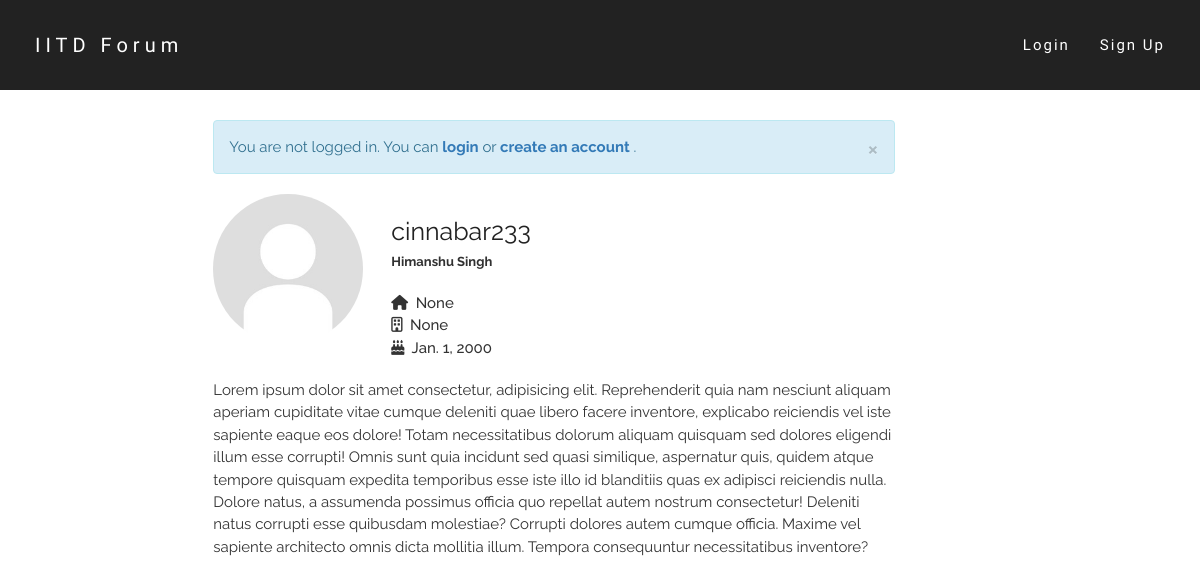
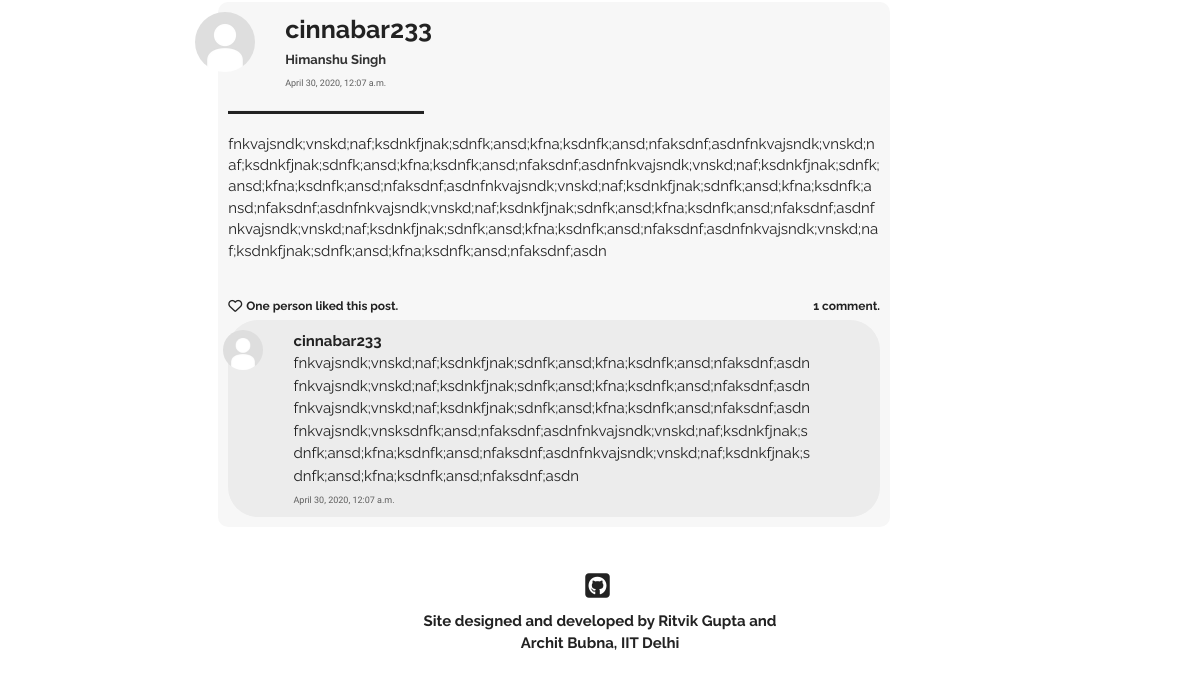
The app's page /users/cinnabar233/, older data (2 pictures, top to bottom).
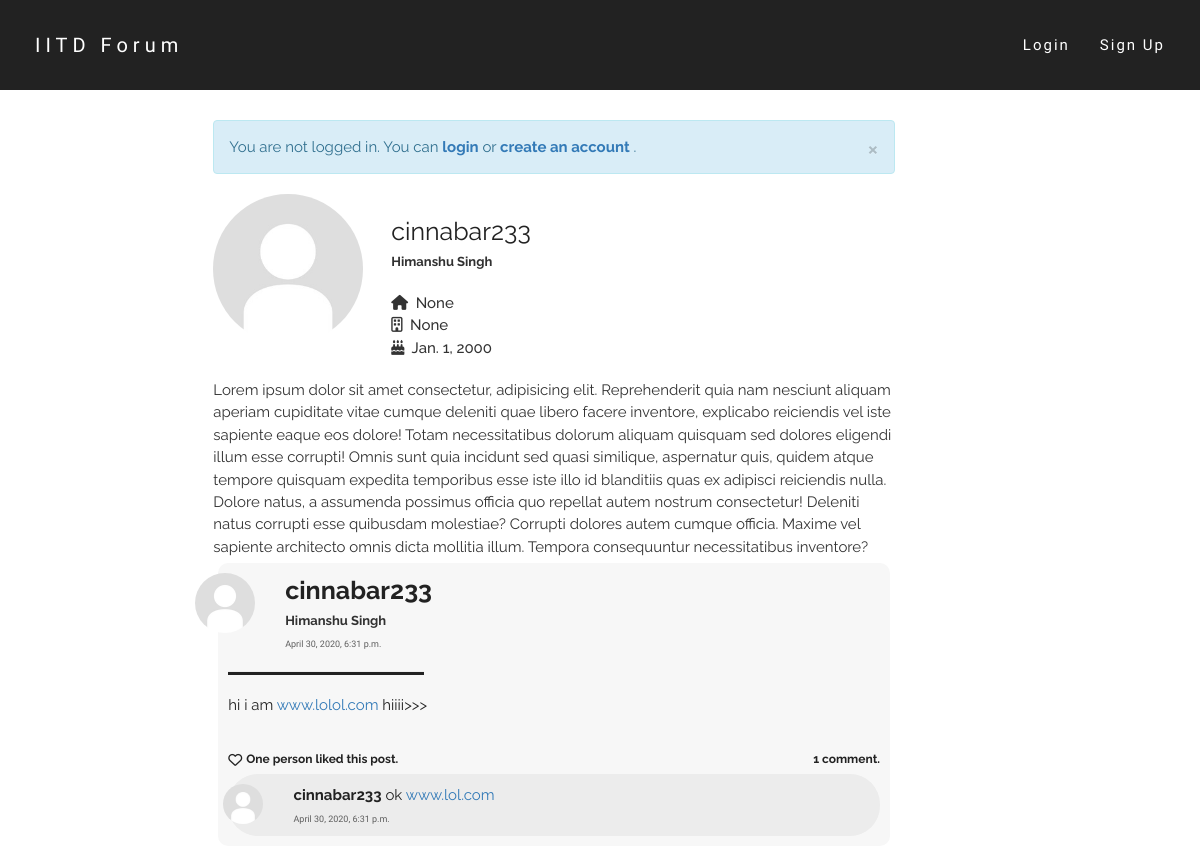
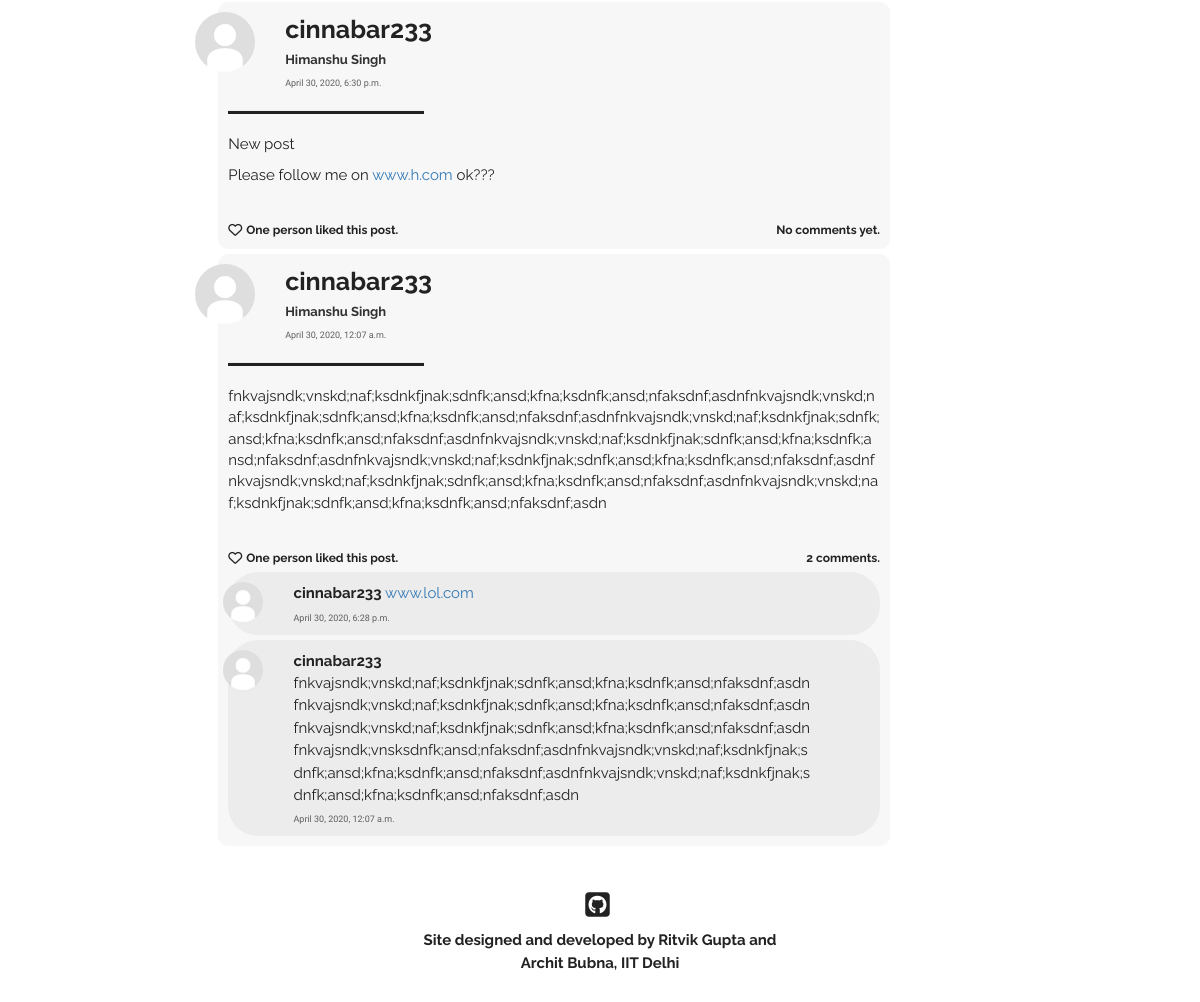
The same page, newer data (2 pictures, top to bottom).
### users/models.py (models this page shows, shortened)
class Profile(models.Model):
    parent_user = models.OneToOneField(User, on_delete=models.CASCADE)
    date_of_birth = models.DateField()
    first_name = models.CharField(max_length=50)
    last_name = models.CharField(max_length=50)
    gender = models.CharField(max_length=100, default="Male")
    dept = models.CharField(max_length=100, default="None")
    hostel = models.CharField(max_length=100, default="None")
    image = models.ImageField(default='default.jpg',upload_to='profile-pics')
    def full_name(self):
        return self.first_name + ' ' + self.last_name

### post/models.py (models this page shows, shortened)
class Post(models.Model):
    text = models.TextField(max_length = 5000)
    author = models.ForeignKey(User, on_delete = models.CASCADE)
    pub_date = models.DateTimeField(default = timezone.now())

class Comment(models.Model):
    parent_post = models.ForeignKey(Post, on_delete = models.CASCADE)
    text = models.CharField(max_length = 500)
    author = models.ForeignKey(User, on_delete = models.CASCADE)
    pub_date = models.DateTimeField(default = timezone.now())

### users/views.py (the view)
# urls.py: path('<str:u_name>/', views.profile_view, name='profile_view'),
def profile_view(request, u_name):
    try:
        user = User.objects.get(username=u_name)
    except User.DoesNotExist:
        raise Http404("ERROR 404: User does not exist")
    posts = user.post_set.all().order_by('-pub_date')
    return render(request, 'users/profile.html', {'user': user, 'posts':posts, 'title': user.username})

### users/templates/users/profile.html (shortened to what this page needs)
{% extends "post/base.html" %}
{% block content %}
    <div class="row">
        <div class="col-md-3">
            <img class="img-circle profile-pic" style="float: left;" width=150 height=150 src="{{ user.profile.image.url }}" alt="default.jpg">
        </div>
        <div class="col-md-9">
            <br>
            <font class="username-font">
                {{user.username}}
            </font>
            <br>
            <font class="name-font">
                {{user.profile.full_name}}
            </font>
            <br><br>
            <font class="details-font">
                <i class="fas fa-home"></i>&nbsp; {{user.profile.hostel}}
                <br>
                <i class="far fa-building"></i>&nbsp; {{user.profile.dept}}
                <br>
                <i class="fas fa-birthday-cake"></i>&nbsp; {{user.profile.date_of_birth}}
            </font>
        </div>
    </div>
    <div class="bio-div">
        <br>
        <font class="bio-font">
            Lorem ipsum dolor sit amet consectetur, adipisicing elit. Reprehenderit quia nam nesciunt aliquam aperiam cupiditate vitae cumque deleniti quae libero facere inventore, explicabo reiciendis vel iste sapiente eaque eos dolore! Totam necessitatibus dolorum aliquam quisquam sed dolores eligendi illum esse corrupti! Omnis sunt quia incidunt sed quasi similique, aspernatur quis, quidem atque tempore quisquam expedita temporibus esse iste illo id blanditiis quas ex adipisci reiciendis nulla. Dolore natus, a assumenda possimus officia quo repellat autem nostrum consectetur! Deleniti natus corrupti esse quibusdam molestiae? Corrupti dolores autem cumque officia. Maxime vel sapiente architecto omnis dicta mollitia illum. Tempora consequuntur necessitatibus inventore?
        </font>
    </div>
    {% for post in posts %}
    <div class="home-post-div"  id="post-{{ post.id }}-div">
        <div class="row">
            <div class="col-md-1">
                <img class="img-circle profile-pic" width=60 height=60 src="{{ post.author.profile.image.url }}" alt="default.jpg">
            </div>
            <div class="col-md-10">
                <font class="username-font">
                    <b>{{post.author.username}}</b>
                </font>
                <br>
                <font class="name-font">
                    {{post.author.profile.full_name}}
                </font>
                <br>
                <a href="{% url 'post:post_view' post.id %}" class="date-font">
                    {{post.pub_date}}
                </a>
            </div>
            <div class="col-md-1 delete-div">
            </div>
        </div>
        <hr class="hr1" align="left">
        <font class="post-content-font">
            {% if post.text|linebreaks|length < 600 %}
                <div class="content-div"> {{post.text|urlize|linebreaks}} </div>
            {% endif %}
        </font>
        <br>
        <div class="like-wrapper">
            {% if request.user in post.postlike.likers.all %}
                <div class="like-button-wrapper">
                    <i class="fa fa-heart liked like-button" aria-hidden="true" id="like{{ post.id }}" data-catid="{{ post.id }}"></i>
                </div>
                <div class="likes-count like-count-font" id="likes-count{{ post.id }}" data-catid="{{post.postlike.likers.count}}">
                        {% if post.postlike.likers.count == 1 %}
                            You liked this post.
                        {% elif post.postlike.likers.count == 2 %}
                            You and one other liked this post.
                        {% else %}
                            You and {{ post.postlike.likers.count|add:"-1" }} others liked this post.
                        {% endif %}
                </div>
            {% else %}
                <div class="like-button-wrapper">
                    {% if request.user.is_authenticated %}
                        <i class="fa fa-heart-o likes like-button" aria-hidden="true" id="like{{ post.id }}" data-catid="{{ post.id }}"></i>
                    {% else %}
                        <a href="{% url 'login' %}"><i class="fa fa-heart-o likes like-button" aria-hidden="true" id="like{{ post.id }}" data-catid="{{ post.id }}"></i></a>
                    {% endif %}
                </div>
                <div class="likes-count like-count-font" id="likes-count{{ post.id }}" data-catid="{{post.postlike.likers.count}}">
                        {% if post.postlike.likers.count == 0 %}
                            No likes yet.
                        {% elif post.postlike.likers.count == 1 %}
                            One person liked this post.
                        {% else %}
                            {{ post.postlike.likers.count }} people liked this post.
                        {% endif %}
                </div>
            {% endif %}
            <div class="comments-count like-count-font">
                {% if post.comment_set.all|length == 0 %}
                    No comments yet.
                {% elif post.comment_set.all|length == 1 %}
                    1 comment.
                {% else %}
                    {{post.comment_set.all|length}} comments.
                {% endif %}
            </div>
        </div>
        {% for comment in post.comment_set.all|dictsortreversed:"pub_date"|slice:":2" %}
        <div class="comment-div">
            <div class="row">
                <div class="col-md-1">
                    <img class="img-circle profile-pic" width=40 height=40 src="{{ comment.author.profile.image.url }}" alt="default.jpg">
                </div>
                <div class="col-md-10 content-div">
                    <a href="{% url 'users:profile_view' comment.author.username %}" class="post-head">
                        <font class="comment-username-font">
                                <b>{{comment.author.username}}</b>
                            </a>
                              {{comment.text|urlize}}
                    <br>
                    <font class="date-font">
                        {{comment.pub_date}}
                    </font>
                </div>
                <div class="col-md-1 comment-delete-div">
                </div>
            </div>
        </div>
        {% endfor %}
    </div>
    {% endfor %}
{% endblock content %}

### post/templates/post/base.html (shortened to what this page needs)
{% load static %}
<!DOCTYPE html>
<html lang="en">
    <head>
        <link rel="stylesheet" href="http://maxcdn.bootstrapcdn.com/bootstrap/3.3.6/css/bootstrap.min.css">
        <link rel="stylesheet" href="{% static 'post/style.css' %}">
    </head>
    <body data-spy="scroll" data-target=".navbar" data-offset="50">
        <nav class="navbar navbar navbar-fixed-top nav-top">
            <div class="container-fluid">
            <div class="navbar-header">
                <a class="navbar-brand" href="{% url 'home' %}">IITD Forum</a>
            </div>
            <div class="collapse navbar-collapse" id="myNavbar">
                <ul class="nav navbar-nav navbar-right">
                    {% if request.user.is_authenticated %}
                        <li><a href="{% url 'users:profile_view' request.user.username %}">{{request.user.profile.first_name}}</a></li>
                        <li><a href="{% url 'logout' %}?next=/home">Logout</a></li>
                    {% else %}
                        <li><a href="{% url 'login' %}">Login</a></li>
                        <li><a href="{% url 'signup' %}">Sign Up</a></li>
                    {% endif %}
                </ul>
            </div>
            </div>
        </nav>
        <div class="body-content" id="top">
            <div class="row">
            <div class="col-md-2"></div>
            <div class="col-md-7">
                {% if request.user.is_authenticated == False %}
                    <div class="alert alert-info">
                        <a href="#" class="close" data-dismiss="alert" aria-label="close">&times;</a>
                        <font class="message-font">
                            You are not logged in.
                            You can
                            <a href="{% url 'login' %}"><strong>login</strong></a>
                            or
                            <a href="{% url 'signup' %}"><strong>create an account</strong></a>
                            .
                        </font>
                    </div>
                {% endif %}
                {% block content %}
                {% endblock %}
            </div>
            <div class="col-md-3">
                </div>
            </div>
            </div>
        <div id="footer">
            <div class="row">
            <div class="col-md-4"></div>
            <div class="col-md-4">
                <center>
                <ul class="list-inline">
                    <li><a href="https://github.com/architb12/collab" target="_blank" data-toggle="tooltip" data-placement="bottom" title="Look up the GitHub Repository"><i class="fab fa-github-square fa-2x github"></i></a></li>
                </ul>
                <font class="footer-font">
                    Site designed and developed by Ritvik Gupta and Archit Bubna, IIT Delhi
                </font>
                </center>
            </div>
            <div class="col-md-4"></div>
            </div>
            </div>
    </body>
</html>

### post/static/post/style.css (style rules this page uses)
html, body { width: auto !important; overflow-x: hidden !important; }
body { position:relative; max-width:100%; }
.nav-top { background-color: #222; border-width: 0px; transition:all 0.4s ease; -webkit-transition:all 0.4s ease; -moz-transition:all 0.4s ease; -o-transition:all 0.4s ease; }
.nav-top .navbar-header { padding: 20px; padding-bottom: 10px; }
.nav-top .navbar-brand { font-family: 'Spartan', sans-serif; font-size:20px; font-weight: 200; letter-spacing:5px; color:#fff; }
.nav-top .navbar-collapse { padding: 20px; padding-bottom: 10px; }
.nav-top .navbar-collapse .navbar-right li a { font-family: 'Spartan', sans-serif; font-size:15px; font-weight: 200; letter-spacing:2px; text-align: center; color:#fff; transition: border-bottom 0.5s linear; }
.nav-top .navbar-collapse .navbar-right li a:after { display:block; content: ''; margin-top: 3px; border-bottom: solid 1px #fff; transform: scaleX(0); transition: transform 250ms ease-in-out; }
.message-font { font-family: 'Raleway',sans-serif; font-size:15px; }
.body-content { padding-top: 15vh; padding-left:10px; }
.home-post-div { margin:5px; background-color: #f7f7f7; padding:10px; border-radius: 10px; }
.comment-div { padding:10px; margin-top:5px; border-radius: 30px; background-color: #ececec; }
.content-div { overflow-wrap:break-word; }
.username-font { font-family: 'Raleway',sans-serif; font-size:25px; color:#222; }
.comment-username-font { font-family: 'Raleway',sans-serif; font-size:15px; color:#222; text-decoration:none; }
.name-font { font-family: 'Raleway',sans-serif; font-size:13px; font-weight: 700; color:rgb(49, 49, 49); }
.date-font { font-family: 'Spartan',sans-serif; font-size:9px; font-weight: 500; color:rgb(94, 94, 94); transition:all 0.3s ease; -webkit-transition:all 0.3s ease; -moz-transition:all 0.3s ease; -o-transition:all 0.3s ease; }
.profile-pic { float: right; object-fit: cover; transition:all 0.4s ease; -webkit-transition:all 0.4s ease; -moz-transition:all 0.4s ease; -o-transition:all 0.4s ease; }
.delete-div { padding-top: 5px; }
.post-content-font { font-family: 'Raleway',sans-serif; font-size:15px; color:#222; }
.like-count-font { font-family: 'Raleway',sans-serif; font-size:12px; font-weight: 700; color:#222; }
.like-wrapper { display: flex; }
.likes-count { margin-top: 3px; margin-left: 4px; margin-right: 4px; }
.comments-count { margin-top: 3px; margin-left:auto; margin-right:0; }
.like-button-wrapper { margin-top: 0.5px; }
.likes { color:#222; transition:all 0.4s ease; -webkit-transition:all 0.4s ease; -moz-transition:all 0.4s ease; -o-transition:all 0.4s ease; }
.details-font { font-family: 'Raleway', sans-serif; font-size: 15px; font-weight: 500; }
.bio-font { font-family: 'Raleway', sans-serif; font-size: 15px; font-weight: 400; }
.hr1 { background-color:#222; width:30%; height:3px; }
.github { color:#222; transition:all 0.4s ease; -webkit-transition:all 0.4s ease; -moz-transition:all 0.4s ease; -o-transition:all 0.4s ease; }
#footer { padding-top:40px; padding-bottom: 30px; }
.footer-font { font-family: 'Raleway',sans-serif; font-size: 15px; font-weight: 700; color:#222; }

Row changes from the older to the newer data that the page shows:
added Post: author.profile.image (placeholder picture), author.username "cinnabar233", author.profile.full_name "Himanshu Singh", pub_date "April 30, 2020, 6:31 p.m.", text "hi i am www.lolol.com hiiii>>>", shows "One person liked this post.", shows "1 comment."
added Comment: author.profile.image (placeholder picture), author.username "cinnabar233", text "ok www.lol.com", pub_date "April 30, 2020, 6:31 p.m."
added Post: author.profile.image (placeholder picture), author.username "cinnabar233", author.profile.full_name "Himanshu Singh", pub_date "April 30, 2020, 6:30 p.m.", text "New post Please follow me on www.h.com ok???", shows "One person liked this post.", shows "No comments yet."
shown differently, row unchanged: Post "April 30, 2020, 12:07 a.m.": comment_set.all|length (not shown) → "2"; text "1 comment." → "comments."
added Comment: author.profile.image (placeholder picture), author.username "cinnabar233", text "www.lol.com", pub_date "April 30, 2020, 6:28 p.m.", shown under Post "April 30, 2020, 12:07 a.m."
